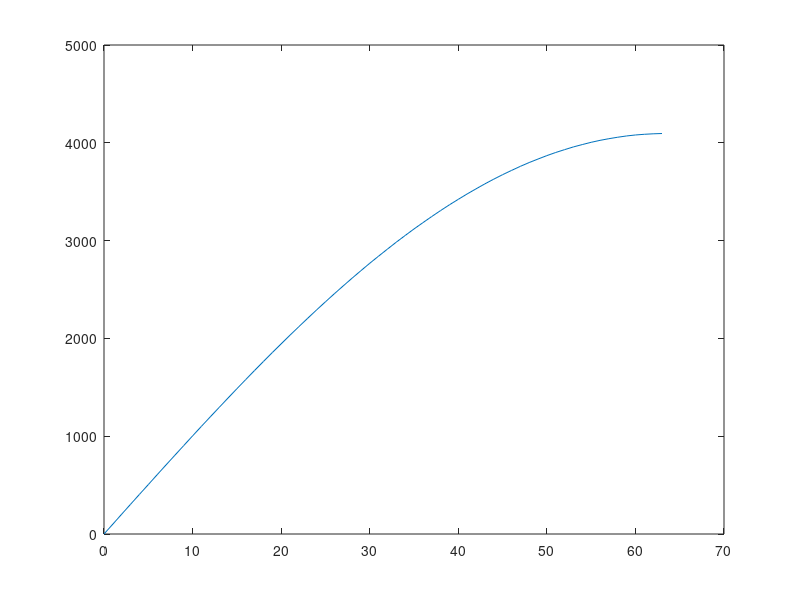

Write MATLAB code to recreate this figure.
x = 0:63;
y = round(4095*sin(pi*x/127));
plot(x,y)
fid=fopen('sin_table.mem','w');  % Open file for writing
for idx=1:64
   fprintf(fid,'%02x\n',y(idx));  % Write hex data, one byte per line
end
fclose(fid); % close file